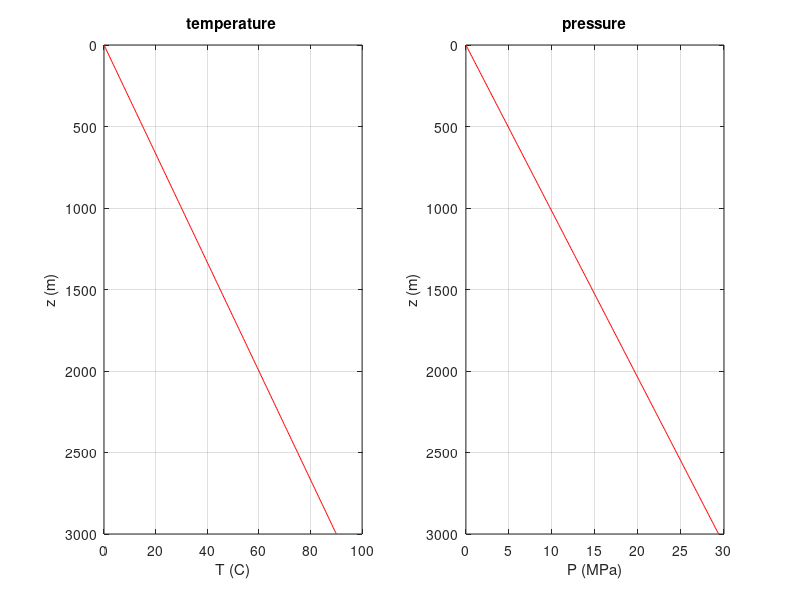

MATLAB code to generate this figure: (Note: this script raises an error after producing the figure.)
clear all;close all;clc;
opts = struct('Format','psc2','Color','rgb','Resolution',600);


z=[0:10:3000];

P0=0.01;
P=P0+998.*9.81*z;

T0=0.01;
T=T0+0.03*z;

figure;
subplot(1,2,1)
plot(T,z,'-r');grid on;
xlabel('T (C)');ylabel('z (m)');
set(gca,'ydir','reverse')
title('temperature ');
subplot(1,2,2)
plot(P*1.e-6,z,'-r');grid on;
xlabel('P (MPa)');ylabel('z (m)');
set(gca,'ydir','reverse')
title('pressure');
filename='Props_1.ps';
exportfig(gcf,filename,opts);%close(gcf)



% lambdaf
k0=3.;
r1=kmT_haenel(k0,T)';
r2=kmT_lehmann(k0,T)';
r3=kmT_sass(k0,T)';
r4=kmT_vost(k0,T)';

figure;
plot([r1,],z,'-r','linewidth',2);grid on;hold on;
plot([r2,],z,'-b','linewidth',2);grid on;hold on;
plot([r3,],z,'-m','linewidth',2);grid on;hold on;
plot([r4,],z,'-k','linewidth',2);grid on;hold on;
%plot([r3],z);grid on;
set(gca,'ydir','reverse')
title('thermal conductivity'); % xlim([960 1010])
xlabel('(\lambda (W/mK)');ylabel('z (m)');
legend('Haenel','Lehmann','Sass','vosteen','position','southeast')
filename='Lam.ps';exportfig(gcf,filename,opts);%close(gcf)

% cpm
cp0=750.
r1=cpmT_cermak(cp0,T)';
r3=cpmT_hermann(cp0,T)';
% 
figure;
plot([r1,],z,'-b','linewidth',1);grid on;hold on;
plot([r3,],z,'-m','linewidth',2);grid on;hold on;
set(gca,'ydir','reverse')
title('isobaric heat capacity'); % xlim([960 1010])
xlabel('(c_p (J/kg)');ylabel('z (m)');
legend('Cermak 1981','Hermann 1999',2)
filename='Cpm.ps';exportfig(gcf,filename,opts);%close(gcf)
